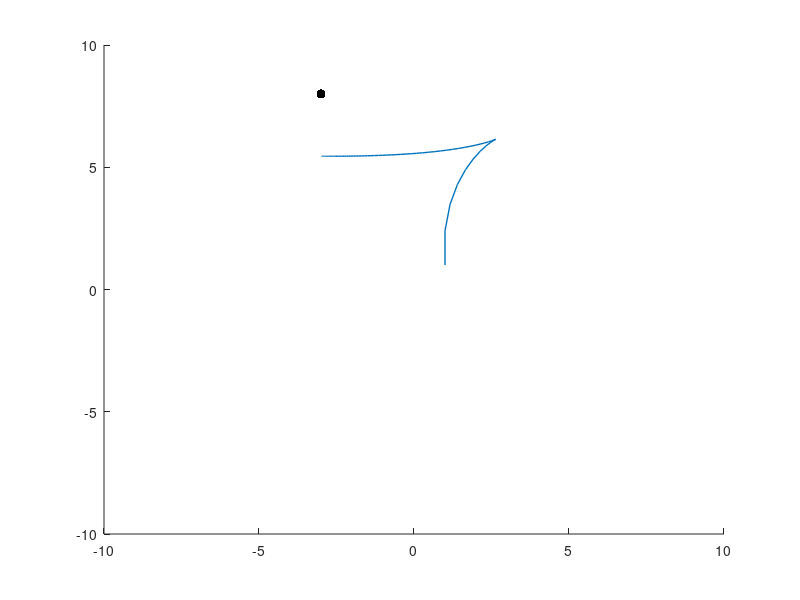

This figure's MATLAB source:
clear all;
close all;
clc;

%% LQR

% Initialization
p = [-3;8;0]; % if angle is zero -> not solvable
dt = 0.01;
N = 100;
l = 1:N;
x = zeros(3,length(l));
x(:,1) = [1;1;pi/2];
u = zeros(2,length(l));

A = eye(3,3);
C = [1;1];
Q = [1, 0, 0;
    0, 5, 0;
    0, 0, 1];
R = 0.01*eye(2,2);
P = cell(1,N);
Qf = [5, 0, 0;
    0, 3, 0;
    0, 0, 1];
P{N} = Qf;

% LQR algorithm
for t=1:N-1
    B = dt*[cos(x(3,t)), 0;
     sin(x(3,t)), 0;
     0, 1];
    for i=N:-1:t+1
        P{i-1} = Q+A'*P{i}*A-A'*P{i}*B*inv(R+B'*P{i}*B)*B'*P{i}*A;
    end
    K = inv(R+B'*P{t+1}*B)*B'*P{t+1}*A; % non usiamo P(1)?
    u(:,t) = -K*(x(:,t)-p);
    x(:,t+1) = A*x(:,t) + B*u(:,t);
    fprintf('---------------------------------------------------------\n')
    fprintf('Time instant %d\n', t)
    fprintf('Actual State: [%d, %d, %d]\n', x(1,t), x(2,t), x(3,t));
    fprintf('Desired State: [%d, %d, %d]\n', p(1), p(2), p(3));
    fprintf('Error: %d\n', sqrt((x(1,t)-p(1))^2+(x(2,t)-p(2))^2));
end

%% Plots

figure(1), clf, hold on;
plot(p(1), p(2),'k.','MarkerSize',20);
plot(x(1,:), x(2,:),'LineWidth',1);
xlim([-10 10])
ylim([-10 10])